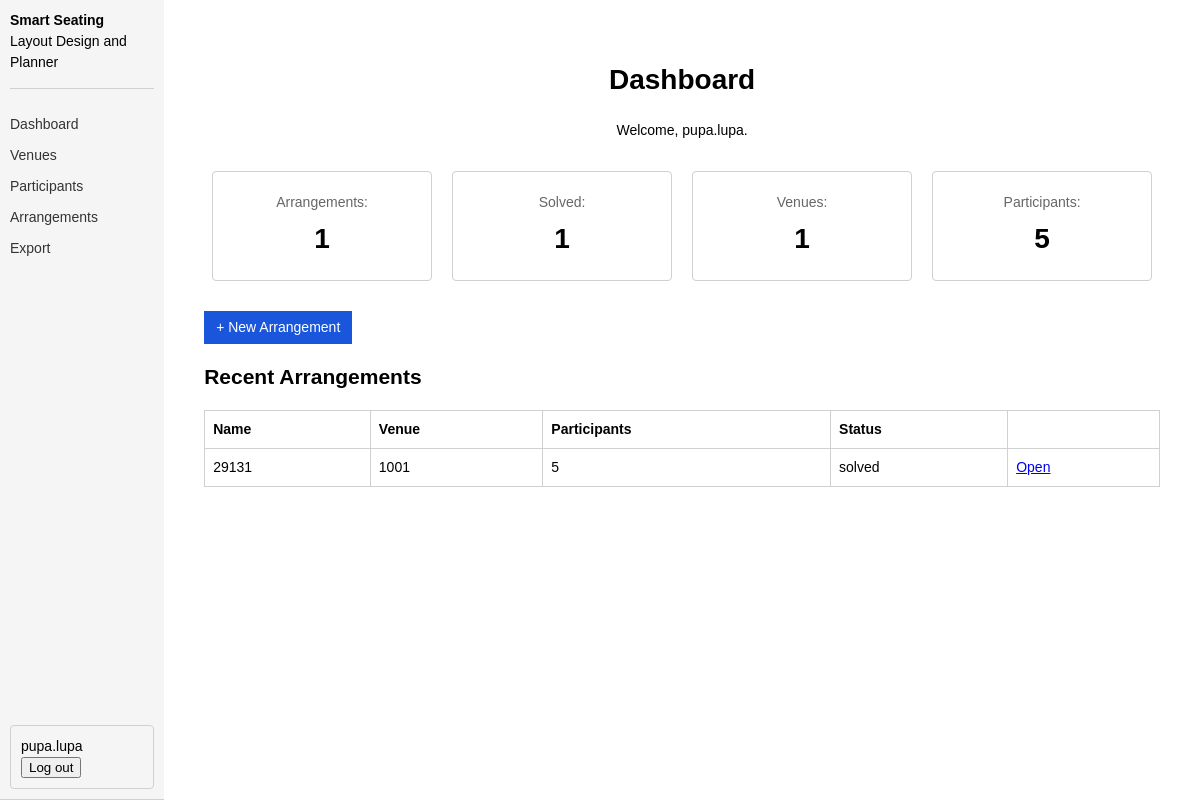
The page /dashboard (signed in) on the database as committed earlier.
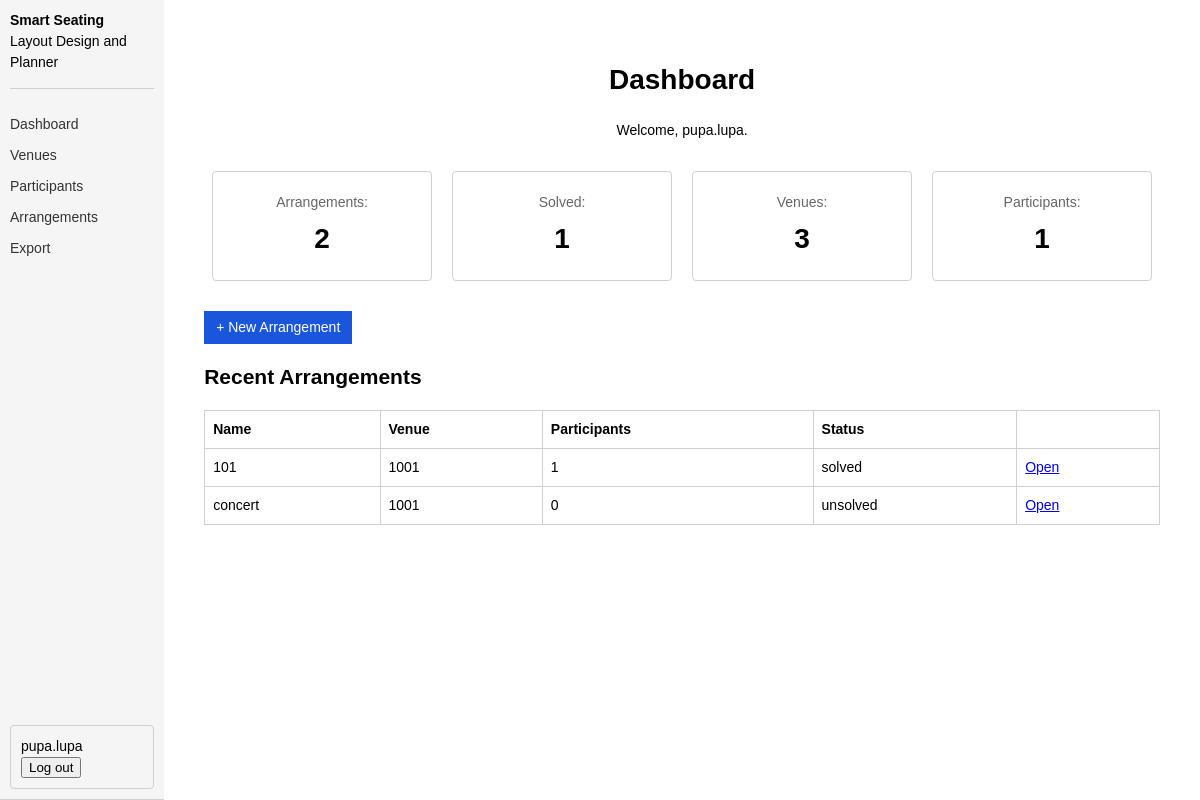
The same page on the database as committed later.
### tables this page shows
CREATE TABLE arrangements (
            id                INTEGER PRIMARY KEY AUTOINCREMENT,
            user_id           INTEGER NOT NULL,
            venue_id          INTEGER,
            name              TEXT    NOT NULL,
            status            TEXT    NOT NULL DEFAULT 'unsolved',
            participants_json TEXT    NOT NULL DEFAULT '[]',
            constraints_json  TEXT    NOT NULL DEFAULT '[]',
            result_json       TEXT,
            created_at        TEXT    NOT NULL,
            updated_at        TEXT    NOT NULL,
            FOREIGN KEY(user_id)  REFERENCES users(id),
            FOREIGN KEY(venue_id) REFERENCES venues(id) ON DELETE SET NULL
        );

CREATE TABLE venues (
            id          INTEGER PRIMARY KEY AUTOINCREMENT,
            user_id     INTEGER NOT NULL,
            name        TEXT    NOT NULL,
            description TEXT    NOT NULL DEFAULT '',
            venue_type  TEXT    NOT NULL DEFAULT 'classroom',
            rows        INTEGER NOT NULL,
            cols        INTEGER NOT NULL,
            layout_json TEXT    NOT NULL,
            created_at  TEXT    NOT NULL,
            updated_at  TEXT    NOT NULL,
            FOREIGN KEY(user_id) REFERENCES users(id)
        );

### dashboard.py (the view)
@dashboard_bp.route("/dashboard")
@login_required
def dashboard():
    db  = get_db()
    uid = session["user_id"]
    user        = db.execute("SELECT * FROM users WHERE id = ?", (uid,)).fetchone()
    venue_count = db.execute(
        "SELECT COUNT(*) as cnt FROM venues WHERE user_id = ?", (uid,)
    ).fetchone()["cnt"]
    arrangement_count = db.execute(
        "SELECT COUNT(*) as cnt FROM arrangements WHERE user_id = ?", (uid,)
    ).fetchone()["cnt"]
    solved_count = db.execute(
        "SELECT COUNT(*) as cnt FROM arrangements WHERE user_id = ? AND status = 'solved'",
        (uid,),
    ).fetchone()["cnt"]
    all_parts = db.execute(
        "SELECT participants_json FROM arrangements WHERE user_id = ?", (uid,)
    ).fetchall()
    participant_total = sum(len(json.loads(r["participants_json"])) for r in all_parts)
    recent = db.execute(
        """SELECT a.*, v.name as venue_name
           FROM arrangements a
           LEFT JOIN venues v ON a.venue_id = v.id
           WHERE a.user_id = ?
           ORDER BY a.updated_at DESC LIMIT 5""",
        (uid,),
    ).fetchall()
    return render_template(
        "dashboard.html",
        user=user,
        venue_count=venue_count,
        arrangement_count=arrangement_count,
        solved_count=solved_count,
        participant_total=participant_total,
        recent=recent,
    )

### auth.py (called while the page is built)
def login_required(f):
    @wraps(f)
    def decorated(*args, **kwargs):
        if "user_id" not in session:
            flash("Please log in to continue.", "info")
            return redirect(url_for("auth.auth_page"))
        if session.get("force_password_change") and request.endpoint != "auth.change_password":
            flash("Please set a new password before continuing.", "info")
            return redirect(url_for("auth.change_password"))
        return f(*args, **kwargs)
    return decorated

### database.py (called while the page is built)
def get_db():
    if "db" not in g:
        g.db = sqlite3.connect(DB_PATH, detect_types=sqlite3.PARSE_DECLTYPES)
        g.db.row_factory = sqlite3.Row
    return g.db

### templates/dashboard.html (shortened to what this page needs)
{% extends "base.html" %}
{% block content %}
  <h1>Dashboard</h1>
  <p>Welcome, {{ user.username }}.</p>
    <div class="stat-row">
    <div class="stat-box"><div class="lbl">Arrangements:</div><div class="val">{{ arrangement_count }}</div></div>
    <div class="stat-box"><div class="lbl">Solved:</div><div class="val">{{ solved_count }}</div></div>
    <div class="stat-box"><div class="lbl">Venues:</div><div class="val">{{ venue_count }}</div></div>
    <div class="stat-box"><div class="lbl">Participants:</div><div class="val">{{ participant_total }}</div></div>
  </div>
  <a href="/arrangements/new" class="btn">+ New Arrangement</a>
  <h2>Recent Arrangements</h2>
  {% if recent %}
    <table>
      <tr><th>Name</th><th>Venue</th><th>Participants</th><th>Status</th><th></th></tr>
      {% for a in recent %}
      <tr>
        <td>{{ a.name }}</td>
        <td>{{ a.venue_name or '—' }}</td>
        <td>{{ (a.participants_json | from_json) | length }}</td>
        <td>{{ a.status }}</td>
        <td><a href="/arrangements/{{ a.id }}">Open</a></td>
      </tr>
      {% endfor %}
    </table>
  {% else %}
    <p>No arrangements yet. <a href="/arrangements/new">Create one</a>.</p>
  {% endif %}
{% endblock %}

Rows that differ between the two databases and show on the page:
removed arrangements: name "29131", name "1001", participants_json "5", status "solved"
added arrangements: name "101", name "1001", participants_json "1", status "solved"
added arrangements: name "concert", name "1001", participants_json "0", status "unsolved"
Other text that changed with them:
{{ arrangement_count }}: "1" → "2"
{{ venue_count }}: "1" → "3"
{{ participant_total }}: "5" → "1"
